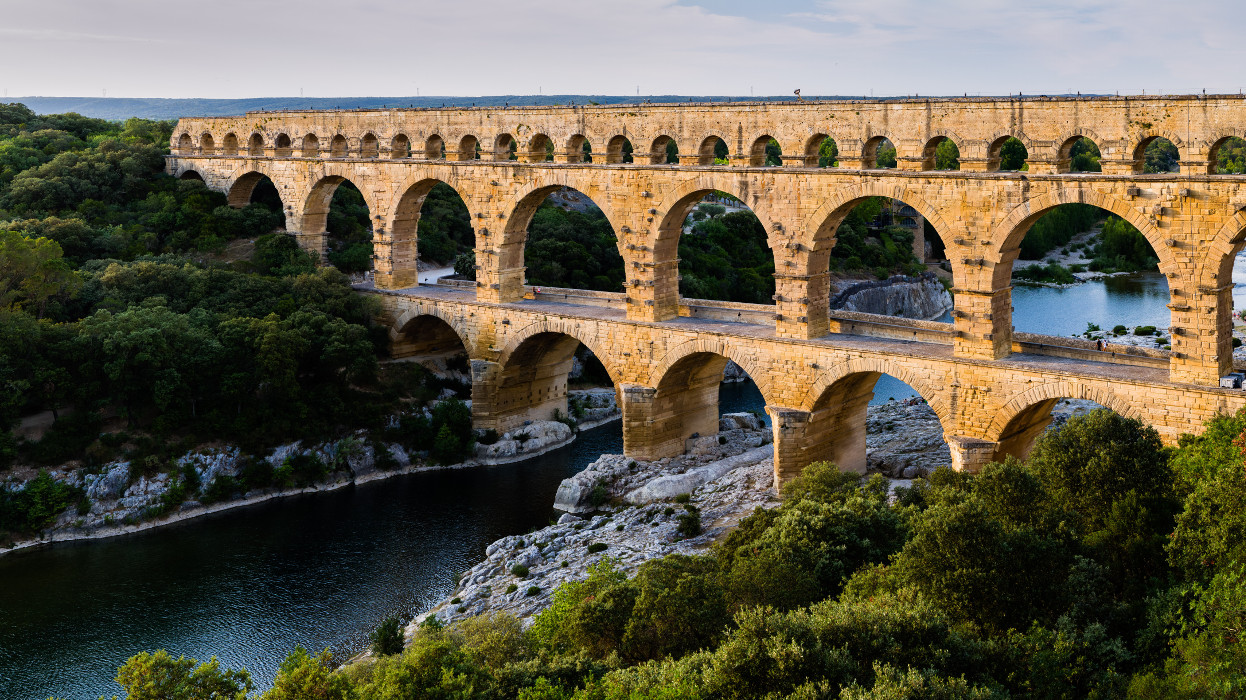
#> input picture example/stitching/s1.jpg, 1246 x 700 px
$ python test.py   (older library calls are emulated)
#> lines starting #> are read from the running program, lines starting #| are printed output that depends on the picture
import numpy as np
import cv2

imageA = cv2.imread('./stitching/s1.jpg')  # 오른쪽 사진
#> imageA is the input picture: shape (700, 1246, 3); mean B, G, R 75, 92.3, 98.2
imageA = cv2.resize(imageA, (1246, 700))
imageB = cv2.imread('./stitching/s2.jpg')  # 왼쪽 사진
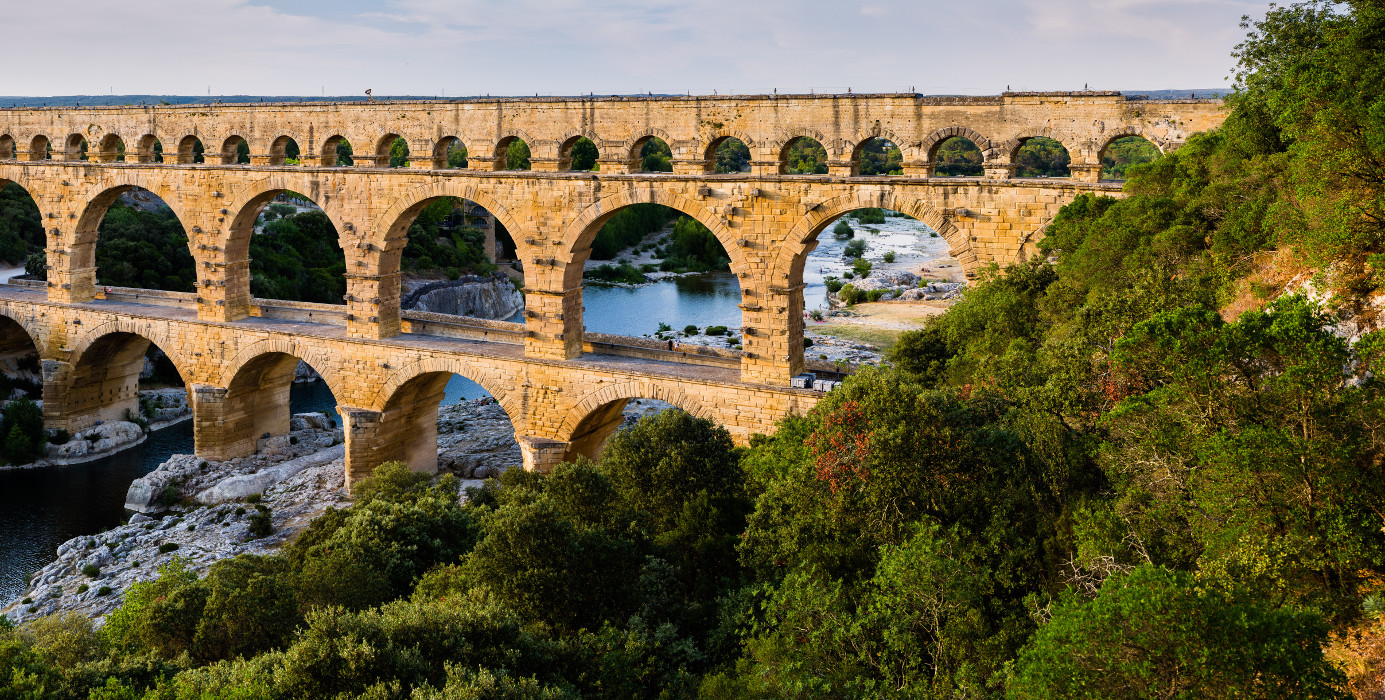
#> input picture example/stitching/s2.jpg, 1385 x 700 px
#> imageB is the input picture: shape (700, 1385, 3); mean B, G, R 67.9, 98.5, 107.7
imageB = cv2.resize(imageB, (1246, 700))
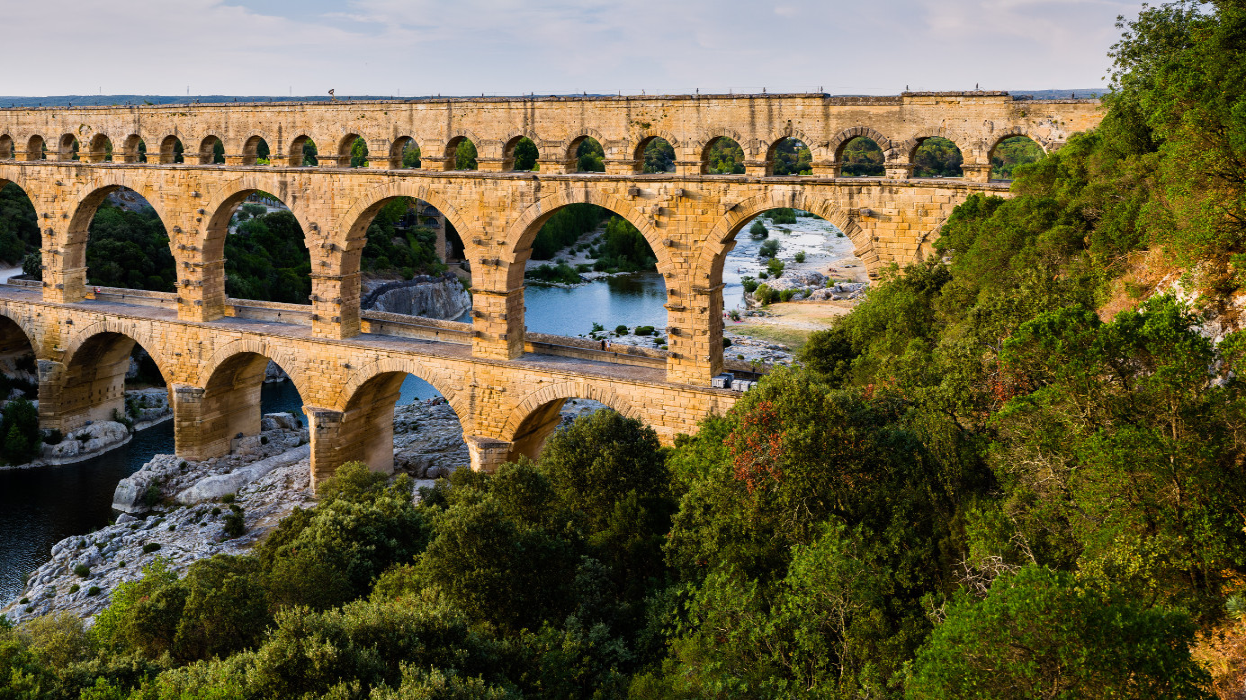
#> imageB: shape (700, 1246, 3); mean B, G, R 67.9, 98.5, 107.7

grayA = cv2.cvtColor(imageA, cv2.COLOR_BGR2GRAY)
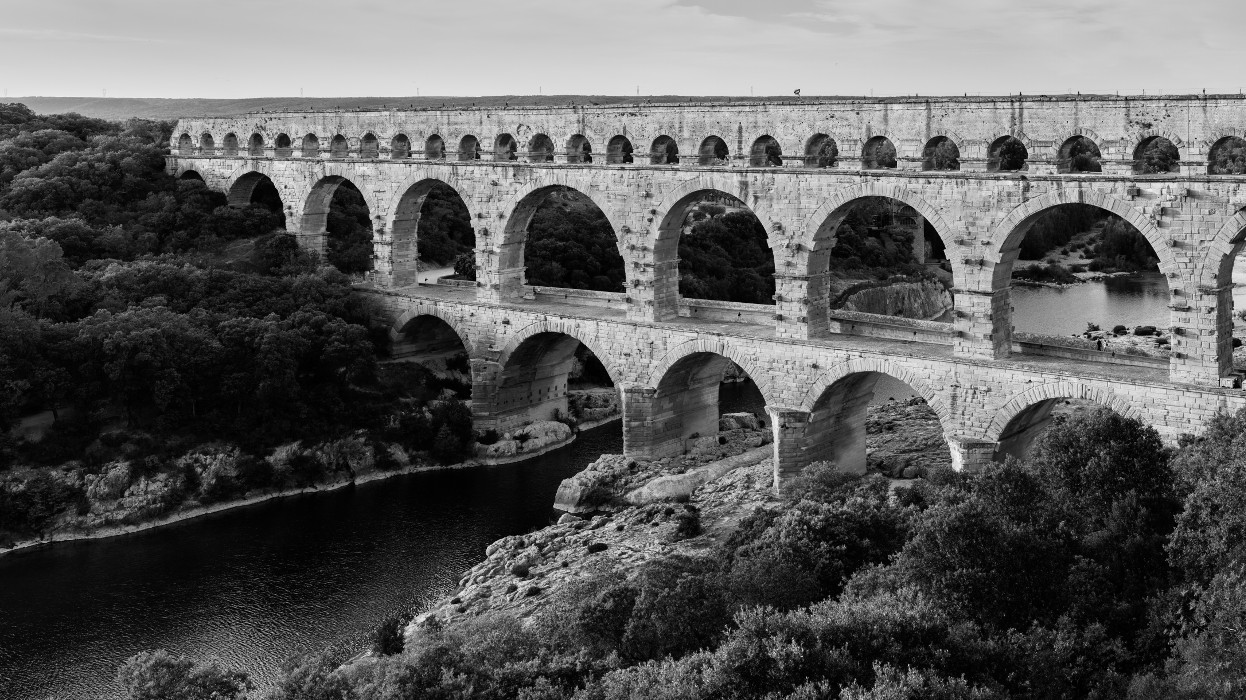
#> grayA: shape (700, 1246); min 0, max 249, mean 92.1
grayB = cv2.cvtColor(imageB, cv2.COLOR_BGR2GRAY)
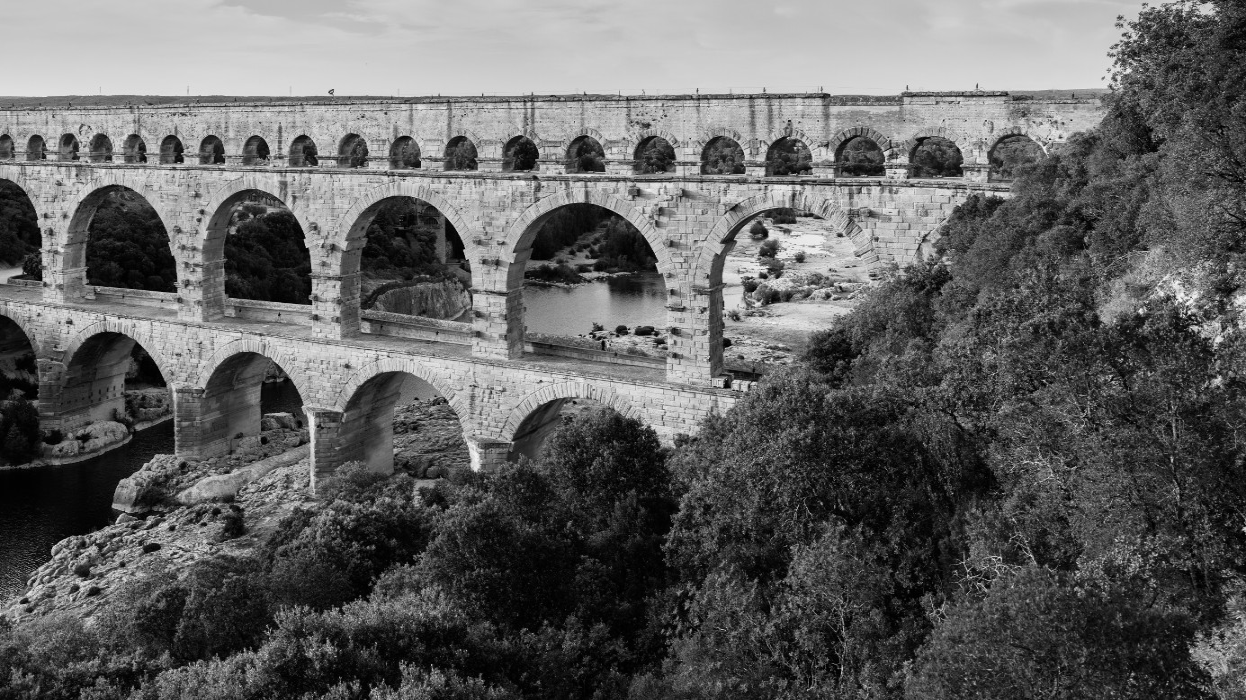
#> grayB: shape (700, 1246); min 0, max 250, mean 97.8

sift = cv2.xfeatures2d.SIFT_create()
kpA, desA = sift.detectAndCompute(grayA, None)
#> kpA = 7588 keypoints; strongest (x, y, size): (285, 187, 2), (1120, 330, 7.8), (1009, 155, 25.1), (1237, 385, 5.4)
kpB, desB = sift.detectAndCompute(grayB, None)
#> kpB = 10456 keypoints; strongest (x, y, size): (840, 235, 3.4), (621, 330, 7.4), (541, 381, 1.9), (800, 258, 6.9)

bf = cv2.BFMatcher()
matches = bf.match(desA, desB)
#> matches = 7588 matches

sorted_matches = sorted(matches, key=lambda x: x.distance)
#> sorted_matches = 7588 matches
res = cv2.drawMatches(imageA, kpA, imageB, kpB, sorted_matches[:30], None, flags=2)
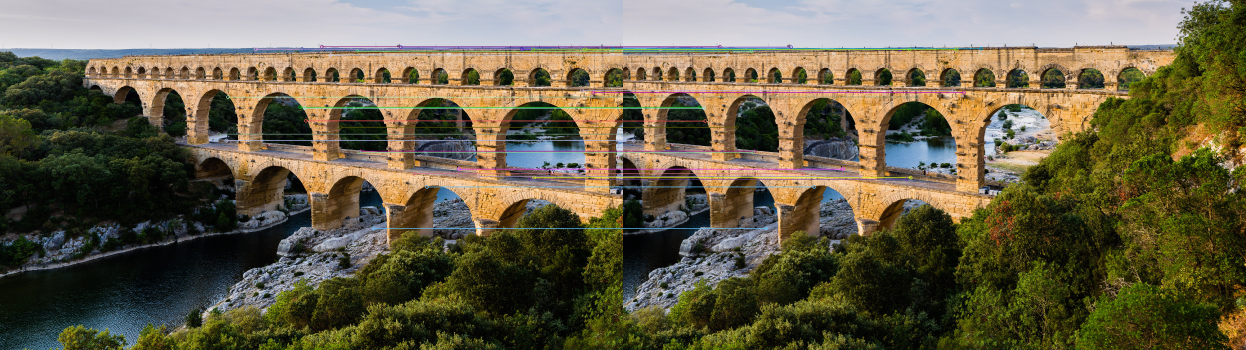
#> res: shape (700, 2492, 3) (shown at 1/2 size); mean B, G, R 72.4, 95.8, 103.1

src = np.float32([kpA[m.queryIdx].pt for m in matches]).reshape((-1, 1, 2))
dst = np.float32([kpB[m.trainIdx].pt for m in matches]).reshape((-1, 1, 2))
H, status = cv2.findHomography(src, dst, cv2.RANSAC, 1.0)
#> H = [[0.9, -0.000139, -386], [-7.44e-05, 1, 0.084], [-8.83e-08, -2.3e-07, 1]]; status = 7588 values, max 1 at index 1677, min 0 at index 0, mean 0.446

before = []
for x in range(imageA.shape[1]):
    for y in range(imageA.shape[0]):
        point = [x, y, 1]
        before.append(point)
before = np.array(before).transpose()

after = np.matmul(H, before)
after = after / after[2, :]
after = after[:2, :]
after = np.round(after, 0).astype(np.int)

height, width, _ = imageA.shape
#> height = 700; width = 1246
result = np.zeros((height, width * 2, 3), dtype=np.uint8)
for pt1, pt2 in zip(before[:2, :].transpose(), after.transpose()):
    if pt2[1] >= height:
        continue

    if np.sum(pt2 < 0) >= 1:
        continue

    result[pt2[1], pt2[0]] = imageA[pt1[1], pt1[0]]
#> this loop made 872200 passes
#> (pt1, pt2) on passes 1 to 3: ([0, 0], [-386, 0]), ([0, 1], [-386, 1]), ([0, 2], [-386, 2])
result[0: height, 0: width] = imageB
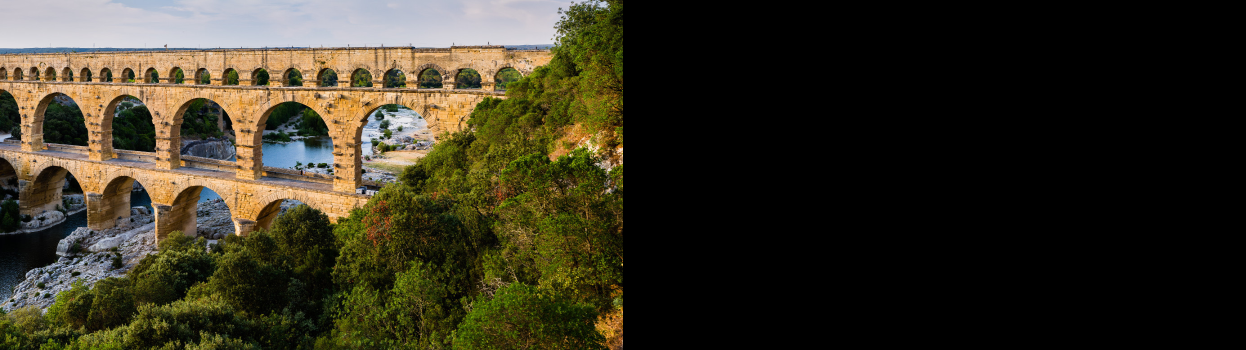
#> result: shape (700, 2492, 3) (shown at 1/2 size); mean B, G, R 34, 49.3, 53.9

cv2.imshow('result', result)
cv2.waitKey()
